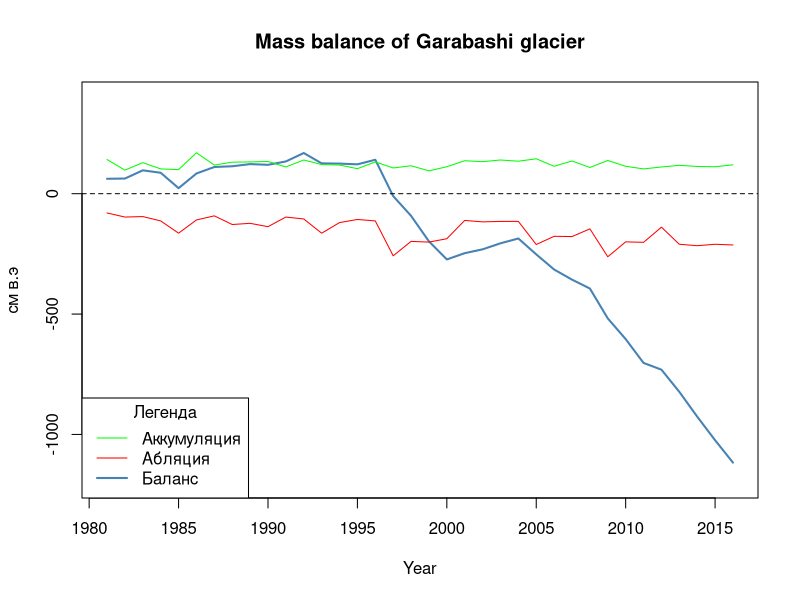

Generate this figure with R:
library(tidyverse)
library(readxl)

gara <- read_xlsx('garabashi.xlsx') %>% 
  rename(year = 1, acc = 2, abl = 3, bal = 4) %>% 
  filter(!str_detect(year, '-')) %>% 
  separate(year, c('year', 'y'), 4) %>% 
  select(-y) %>% 
  mutate(year = as.integer(year), cumbal = cumsum(bal))

plot(gara$year, gara$cumbal, type = 'l', 
     ylim = c(-1200, 400), 
     main = 'Mass balance of Garabashi glacier',
     ylab = 'см в.э', 
     xlab = 'Year',
     lwd = 2, 
     col = 'steelblue')
abline(h = 0, lty = 2)
lines(gara$year, gara$acc, col = 'green')
lines(gara$year, -gara$abl, col = 'red')

legend('bottomleft', c('Аккумуляция', 'Абляция', 'Баланс'),
       title = 'Легенда',
       col = c('green', 'red', 'steelblue'),
       lwd = c(1,1,2))